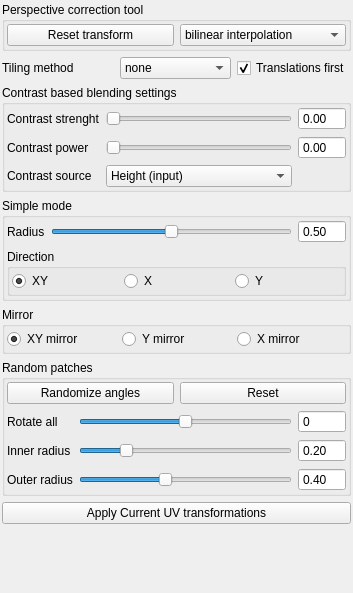
           <widget class="QWidget" name="scrollAreaWidgetContents_8">
            <property name="geometry">
             <rect>
              <x>0</x>
              <y>0</y>
              <width>353</width>
              <height>593</height>
             </rect>
            </property>
            <property name="sizePolicy">
             <sizepolicy hsizetype="Minimum" vsizetype="Preferred">
              <horstretch>0</horstretch>
              <verstretch>0</verstretch>
             </sizepolicy>
            </property>
            <layout class="QVBoxLayout" name="verticalLayout_15">
             <property name="margin">
              <number>2</number>
             </property>
             <item>
              <widget class="QGroupBox" name="PerspectiveTool">
               <property name="title">
                <string>Perspective correction tool</string>
               </property>
               <layout class="QHBoxLayout" name="horizontalLayout_5">
                <property name="margin">
                 <number>2</number>
                </property>
                <item>
                 <widget class="QPushButton" name="pushButtonResetTransform">
                  <property name="text">
                   <string>Reset transform</string>
                  </property>
                 </widget>
                </item>
                <item>
                 <widget class="QComboBox" name="comboBoxPerspectiveTransformMethod">
                  <property name="currentIndex">
                   <number>0</number>
                  </property>
                  <item>
                   <property name="text">
                    <string>bilinear interpolation</string>
                   </property>
                  </item>
                  <item>
                   <property name="text">
                    <string>linear interpolation</string>
                   </property>
                  </item>
                 </widget>
                </item>
               </layout>
              </widget>
             </item>
             <item>
              <layout class="QGridLayout" name="gridLayout_7">
               <item row="0" column="1">
                <widget class="QComboBox" name="comboBoxSeamlessMode">
                 <item>
                  <property name="text">
                   <string>none</string>
                  </property>
                 </item>
                 <item>
                  <property name="text">
                   <string>simple</string>
                  </property>
                 </item>
                 <item>
                  <property name="text">
                   <string>mirror</string>
                  </property>
                 </item>
                 <item>
                  <property name="text">
                   <string>random</string>
                  </property>
                 </item>
                </widget>
               </item>
               <item row="0" column="0">
                <widget class="QLabel" name="label_20">
                 <property name="text">
                  <string>Tiling method</string>
                 </property>
                </widget>
               </item>
               <item row="0" column="2">
                <widget class="QCheckBox" name="checkBoxUVTranslationsFirst">
                 <property name="toolTip">
                  <string>&lt;html&gt;&lt;head/&gt;&lt;body&gt;&lt;p&gt;If enabled: UV translations and transformations are performed first before the seamless algorithms. If disabled: UV tranformations are performed after seamless algorithms.&lt;/p&gt;&lt;/body&gt;&lt;/html&gt;</string>
                 </property>
                 <property name="text">
                  <string>Translations first</string>
                 </property>
                 <property name="checked">
                  <bool>true</bool>
                 </property>
                </widget>
               </item>
              </layout>
             </item>
             <item>
              <widget class="QGroupBox" name="groupBoxUVContrastSettings">
               <property name="title">
                <string>Contrast based blending settings</string>
               </property>
               <layout class="QVBoxLayout" name="verticalLayout_28">
                <property name="margin">
                 <number>2</number>
                </property>
                <item>
                 <layout class="QGridLayout" name="gridLayout_15">
                  <item row="2" column="2">
                   <widget class="QDoubleSpinBox" name="doubleSpinBoxSeamlessContrastPower">
                    <property name="readOnly">
                     <bool>true</bool>
                    </property>
                    <property name="buttonSymbols">
                     <enum>QAbstractSpinBox::NoButtons</enum>
                    </property>
                   </widget>
                  </item>
                  <item row="2" column="1">
                   <widget class="QSlider" name="horizontalSliderSeamlessContrastPower">
                    <property name="toolTip">
                     <string>&lt;html&gt;&lt;head/&gt;&lt;body&gt;&lt;p&gt;Another parameter which allows you to control blending weights  between two colors.&lt;/p&gt;&lt;/body&gt;&lt;/html&gt;</string>
                    </property>
                    <property name="orientation">
                     <enum>Qt::Horizontal</enum>
                    </property>
                   </widget>
                  </item>
                  <item row="1" column="0">
                   <widget class="QLabel" name="labelContrastStrenght">
                    <property name="text">
                     <string>Contrast strenght</string>
                    </property>
                   </widget>
                  </item>
                  <item row="1" column="1">
                   <widget class="QSlider" name="horizontalSliderSeamlessContrastStrenght">
                    <property name="toolTip">
                     <string>&lt;html&gt;&lt;head/&gt;&lt;body&gt;&lt;p&gt;It corrects the blending equation according to contrast between two mixed colors. When slider is set to &lt;span style=&quot; font-weight:600;&quot;&gt;zero&lt;/span&gt; standard linear interpolation is applied. This tool works best with &lt;span style=&quot; font-weight:600;&quot;&gt;simple tilling&lt;/span&gt; algorithm.&lt;/p&gt;&lt;p&gt;&lt;br/&gt;&lt;/p&gt;&lt;/body&gt;&lt;/html&gt;</string>
                    </property>
                    <property name="maximum">
                     <number>100</number>
                    </property>
                    <property name="orientation">
                     <enum>Qt::Horizontal</enum>
                    </property>
                   </widget>
                  </item>
                  <item row="2" column="0">
                   <widget class="QLabel" name="labelContrastPower">
                    <property name="text">
                     <string>Contrast power</string>
                    </property>
                   </widget>
                  </item>
                  <item row="1" column="2">
                   <widget class="QDoubleSpinBox" name="doubleSpinBoxSeamlessContrastStrenght">
                    <property name="readOnly">
                     <bool>true</bool>
                    </property>
                    <property name="buttonSymbols">
                     <enum>QAbstractSpinBox::NoButtons</enum>
                    </property>
                    <property name="maximum">
                     <double>100.000000000000000</double>
                    </property>
                    <property name="singleStep">
                     <double>0.010000000000000</double>
                    </property>
                   </widget>
                  </item>
                  <item row="3" column="0">
                   <widget class="QLabel" name="label_38">
                    <property name="text">
                     <string>Contrast source</string>
                    </property>
                   </widget>
                  </item>
                  <item row="3" column="1">
                   <widget class="QComboBox" name="comboBoxSeamlessContrastInputImage">
                    <property name="toolTip">
                     <string>&lt;html&gt;&lt;head/&gt;&lt;body&gt;&lt;p&gt;Choose between to types of images which are taken in order to calculate the contrast parameter. Only input textures (height and diffuse) are supported.&lt;/p&gt;&lt;/body&gt;&lt;/html&gt;</string>
                    </property>
                    <item>
                     <property name="text">
                      <string>Height (input)</string>
                     </property>
                    </item>
                    <item>
                     <property name="text">
                      <string>Diffuse (input)</string>
                     </property>
                    </item>
                   </widget>
                  </item>
                 </layout>
                </item>
               </layout>
              </widget>
             </item>
             <item>
              <widget class="QGroupBox" name="groupBoxSimpleSeamlessMode">
               <property name="title">
                <string>Simple mode</string>
               </property>
               <layout class="QVBoxLayout" name="verticalLayout_20">
                <property name="margin">
                 <number>2</number>
                </property>
                <item>
                 <layout class="QGridLayout" name="gridLayout_9">
                  <item row="1" column="2">
                   <widget class="QDoubleSpinBox" name="doubleSpinBoxMakeSeamless">
                    <property name="readOnly">
                     <bool>true</bool>
                    </property>
                    <property name="buttonSymbols">
                     <enum>QAbstractSpinBox::NoButtons</enum>
                    </property>
                    <property name="maximum">
                     <double>100.000000000000000</double>
                    </property>
                    <property name="value">
                     <double>0.500000000000000</double>
                    </property>
                   </widget>
                  </item>
                  <item row="1" column="1">
                   <widget class="QSlider" name="horizontalSliderMakeSeamlessRadius">
                    <property name="toolTip">
                     <string/>
                    </property>
                    <property name="statusTip">
                     <string>Seamless radius</string>
                    </property>
                    <property name="maximum">
                     <number>100</number>
                    </property>
                    <property name="value">
                     <number>50</number>
                    </property>
                    <property name="orientation">
                     <enum>Qt::Horizontal</enum>
                    </property>
                   </widget>
                  </item>
                  <item row="1" column="0">
                   <widget class="QLabel" name="label_21">
                    <property name="text">
                     <string>Radius</string>
                    </property>
                   </widget>
                  </item>
                 </layout>
                </item>
                <item>
                 <widget class="QGroupBox" name="groupBoxSeamlessSimpleDirection">
                  <property name="title">
                   <string>Direction</string>
                  </property>
                  <layout class="QVBoxLayout" name="verticalLayout_16">
                   <property name="margin">
                    <number>2</number>
                   </property>
                   <item>
                    <layout class="QHBoxLayout" name="horizontalLayout_2">
                     <item>
                      <widget class="QRadioButton" name="radioButtonSeamlessSimpleDirXY">
                       <property name="text">
                        <string>XY</string>
                       </property>
                       <property name="checked">
                        <bool>true</bool>
                       </property>
                      </widget>
                     </item>
                     <item>
                      <widget class="QRadioButton" name="radioButtonSeamlessSimpleDirX">
                       <property name="text">
                        <string>X</string>
                       </property>
                      </widget>
                     </item>
                     <item>
                      <widget class="QRadioButton" name="radioButtonSeamlessSimpleDirY">
                       <property name="text">
                        <string>Y</string>
                       </property>
                      </widget>
                     </item>
                    </layout>
                   </item>
                  </layout>
                 </widget>
                </item>
               </layout>
              </widget>
             </item>
             <item>
              <widget class="QGroupBox" name="groupBoxMirrorMode">
               <property name="title">
                <string>Mirror </string>
               </property>
               <layout class="QHBoxLayout" name="horizontalLayout">
                <property name="margin">
                 <number>2</number>
                </property>
                <item>
                 <widget class="QRadioButton" name="radioButtonMirrorModeXY">
                  <property name="text">
                   <string>XY mirror</string>
                  </property>
                  <property name="checked">
                   <bool>true</bool>
                  </property>
                 </widget>
                </item>
                <item>
                 <widget class="QRadioButton" name="radioButtonMirrorModeY">
                  <property name="text">
                   <string>Y mirror</string>
                  </property>
                 </widget>
                </item>
                <item>
                 <widget class="QRadioButton" name="radioButtonMirrorModeX">
                  <property name="text">
                   <string>X mirror</string>
                  </property>
                 </widget>
                </item>
               </layout>
              </widget>
             </item>
             <item>
              <widget class="QGroupBox" name="groupBoxRandomPatchesMode">
               <property name="title">
                <string>Random patches</string>
               </property>
               <layout class="QVBoxLayout" name="verticalLayout_21">
                <property name="margin">
                 <number>2</number>
                </property>
                <item>
                 <layout class="QHBoxLayout" name="horizontalLayout_3">
                  <item>
                   <widget class="QPushButton" name="pushButtonRandomPatchesRandomize">
                    <property name="text">
                     <string>Randomize angles</string>
                    </property>
                   </widget>
                  </item>
                  <item>
                   <widget class="QPushButton" name="pushButtonRandomPatchesReset">
                    <property name="text">
                     <string>Reset</string>
                    </property>
                   </widget>
                  </item>
                 </layout>
                </item>
                <item>
                 <layout class="QGridLayout" name="gridLayout_10">
                  <item row="1" column="0">
                   <widget class="QLabel" name="label_24">
                    <property name="text">
                     <string>Rotate all</string>
                    </property>
                   </widget>
                  </item>
                  <item row="2" column="1">
                   <widget class="QSlider" name="horizontalSliderRandomPatchesInnerRadius">
                    <property name="maximum">
                     <number>100</number>
                    </property>
                    <property name="value">
                     <number>20</number>
                    </property>
                    <property name="orientation">
                     <enum>Qt::Horizontal</enum>
                    </property>
                   </widget>
                  </item>
                  <item row="1" column="1">
                   <widget class="QSlider" name="horizontalSliderRandomPatchesRotate">
                    <property name="minimum">
                     <number>-180</number>
                    </property>
                    <property name="maximum">
                     <number>180</number>
                    </property>
                    <property name="orientation">
                     <enum>Qt::Horizontal</enum>
                    </property>
                   </widget>
                  </item>
                  <item row="1" column="2">
                   <widget class="QDoubleSpinBox" name="doubleSpinBoxRandomPatchesAngle">
                    <property name="readOnly">
                     <bool>true</bool>
                    </property>
                    <property name="buttonSymbols">
                     <enum>QAbstractSpinBox::NoButtons</enum>
                    </property>
                    <property name="decimals">
                     <number>0</number>
                    </property>
                    <property name="minimum">
                     <double>-180.000000000000000</double>
                    </property>
                    <property name="maximum">
                     <double>180.000000000000000</double>
                    </property>
                   </widget>
                  </item>
                  <item row="3" column="1">
                   <widget class="QSlider" name="horizontalSliderRandomPatchesOuterRadius">
                    <property name="maximum">
                     <number>100</number>
                    </property>
                    <property name="value">
                     <number>40</number>
                    </property>
                    <property name="orientation">
                     <enum>Qt::Horizontal</enum>
                    </property>
                   </widget>
                  </item>
                  <item row="2" column="0">
                   <widget class="QLabel" name="label_25">
                    <property name="text">
                     <string>Inner radius</string>
                    </property>
                   </widget>
                  </item>
                  <item row="3" column="0">
                   <widget class="QLabel" name="label_26">
                    <property name="text">
                     <string>Outer radius</string>
                    </property>
                   </widget>
                  </item>
                  <item row="2" column="2">
                   <widget class="QDoubleSpinBox" name="doubleSpinBoxRandomPatchesInnerRadius">
                    <property name="readOnly">
                     <bool>true</bool>
                    </property>
                    <property name="buttonSymbols">
                     <enum>QAbstractSpinBox::NoButtons</enum>
                    </property>
                    <property name="accelerated">
                     <bool>false</bool>
                    </property>
                    <property name="maximum">
                     <double>100.000000000000000</double>
                    </property>
                    <property name="value">
                     <double>0.200000000000000</double>
                    </property>
                   </widget>
                  </item>
                  <item row="3" column="2">
                   <widget class="QDoubleSpinBox" name="doubleSpinBoxRandomPatchesOuterRadius">
                    <property name="readOnly">
                     <bool>true</bool>
                    </property>
                    <property name="buttonSymbols">
                     <enum>QAbstractSpinBox::NoButtons</enum>
                    </property>
                    <property name="maximum">
                     <double>100.000000000000000</double>
                    </property>
                    <property name="value">
                     <double>0.400000000000000</double>
                    </property>
                   </widget>
                  </item>
                 </layout>
                </item>
               </layout>
              </widget>
             </item>
             <item>
              <widget class="QPushButton" name="pushButtonApplyUVtransformations">
               <property name="toolTip">
                <string>&lt;html&gt;&lt;head/&gt;&lt;body&gt;&lt;p&gt;Use current diffuse texture and regenerate all the textures based on it. It resets all UV transformations.&lt;/p&gt;&lt;p&gt;&lt;span style=&quot; font-weight:600;&quot;&gt;Note: &lt;/span&gt;It is better to work on images when UVs transformation are &lt;span style=&quot; font-weight:600;&quot;&gt;disabled&lt;/span&gt;. Otherwise processing may lead to some &lt;span style=&quot; font-weight:600;&quot;&gt;bugs&lt;/span&gt; in the images generated by AB. &lt;/p&gt;&lt;/body&gt;&lt;/html&gt;</string>
               </property>
               <property name="statusTip">
                <string/>
               </property>
               <property name="text">
                <string>Apply Current UV transformations</string>
               </property>
              </widget>
             </item>
             <item>
              <spacer name="verticalSpacer_2">
               <property name="orientation">
                <enum>Qt::Vertical</enum>
               </property>
               <property name="sizeHint" stdset="0">
                <size>
                 <width>20</width>
                 <height>40</height>
                </size>
               </property>
              </spacer>
             </item>
            </layout>
           </widget>
